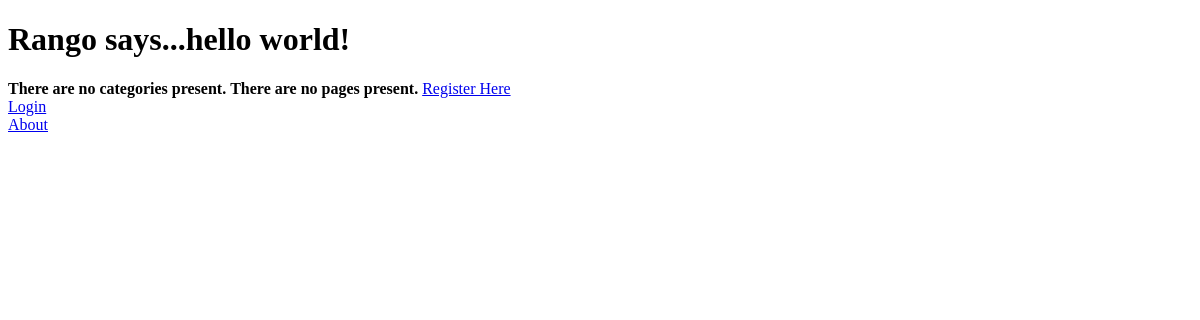
The app's page /rango/, older data.
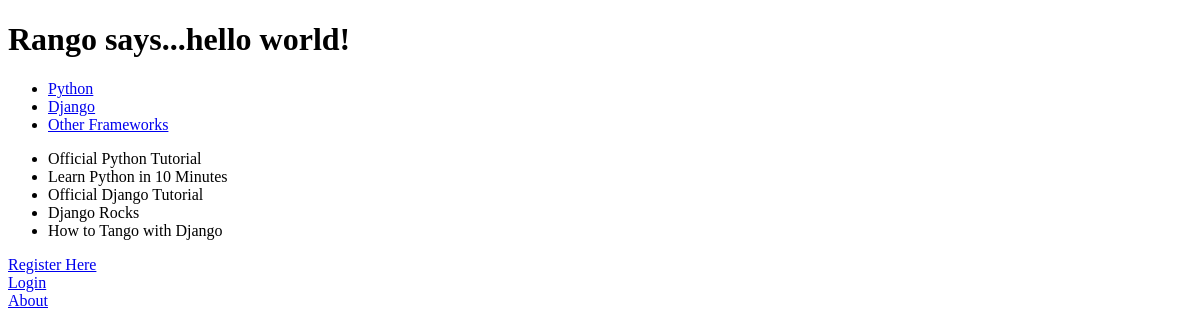
The same page, newer data.
### tango/models.py (models this page shows, shortened)
class Category(models.Model):
    name = models.CharField(max_length=128, unique=True)
    views = models.IntegerField(default=0)
    likes = models.IntegerField(default=0)
    slug = models.SlugField(unique=True)

class Page(models.Model):
    category = models.ForeignKey(Category)
    title = models.CharField(max_length=128)
    url = models.URLField()
    views = models.IntegerField(default=0)

### tango/views.py (the view)
def index(request):
    category_list = Category.objects.order_by('-likes')[:5]
    page_list = Page.objects.order_by('-views')[:5]
    context_dict = {'categories': category_list, 'pages': page_list}
    return render(request, 'rango/index.html', context_dict)

### templates/rango/index.html (shortened to what this page needs)
<!DOCTYPE html>
<html>
    <head>
    </head>
    <body>
		{% if user.is_authenticated %}
		<h1>Rango says... hello {{ user.username }}!</h1>
		{% else %}
        <h1>Rango says...hello world!</h1>
		{% endif %}
        {% if categories %}
            <ul>
                {% for category in categories %}
                <li><a href="/rango/category/{{ category.slug }}">{{ category.name }}</a></li>
                {% endfor %}
            </ul>
        {% else %}
            <strong>There are no categories present.</strong>
        {% endif %}
    {% if pages %}
            <ul>
            {% for page in pages %}
                <li>{{ page.title }}</li>
                {% endfor %}
            </ul>
        {% else %}
            <strong>There are no pages present.</strong>
        {% endif %}
	{% if user.is_authenticated %}
		<a href="/rango/restricted/">Restricted Page</a><br />
		<a href="/rango/add_category/">Add a New Category</a><br />
		<a href="/rango/logout/">Logout</a><br />
	{% else %}
		<a href="/rango/register/">Register Here</a><br />
		<a href="/rango/login/">Login</a><br />
	{% endif %}
	<a href="/rango/about/">About</a><br/>
    </body>
</html>

Row changes from the older to the newer data that the page shows:
added Category: name "Python"
added Category: name "Django"
added Category: name "Other Frameworks"
added Page: title "Official Python Tutorial"
added Page: title "Learn Python in 10 Minutes"
added Page: title "Official Django Tutorial"
added Page: title "Django Rocks"
added Page: title "How to Tango with Django"
Text that changed along with them:
text no longer shown: "There are no categories present. There are no pages present."
